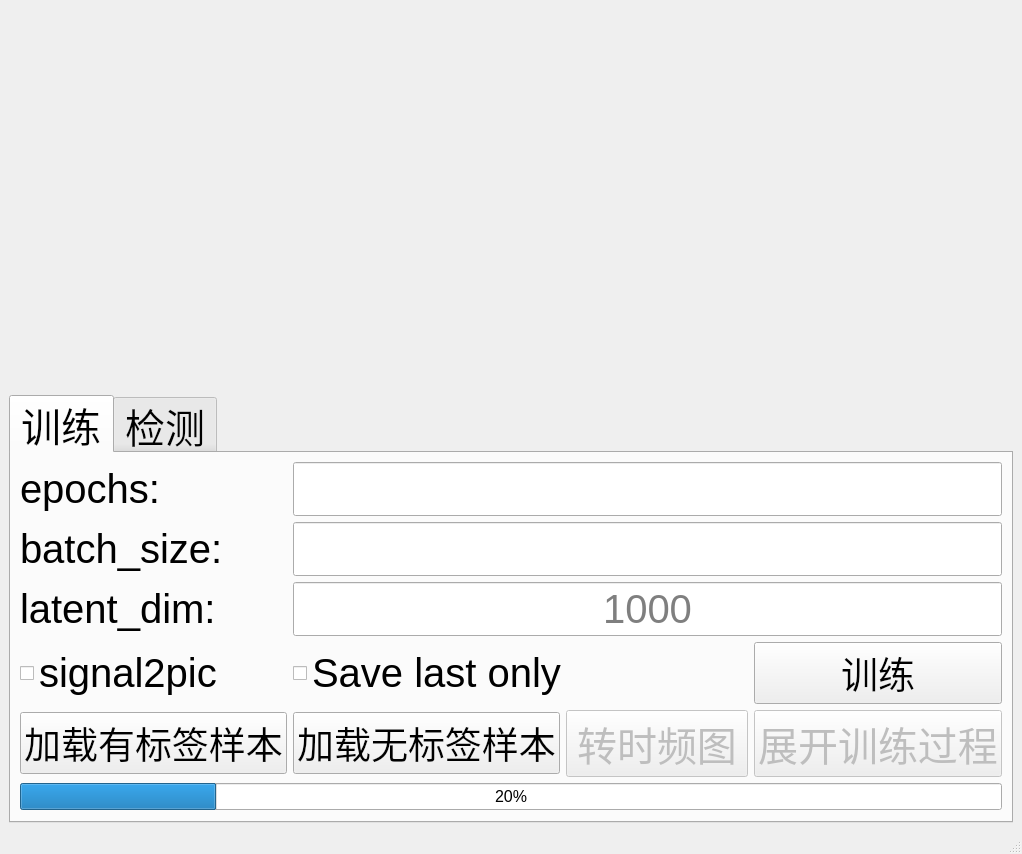
<?xml version="1.0" encoding="UTF-8"?>
<ui version="4.0">
 <class>MainWindow</class>
 <widget class="QMainWindow" name="MainWindow">
  <property name="geometry">
   <rect>
    <x>0</x>
    <y>0</y>
    <width>1022</width>
    <height>806</height>
   </rect>
  </property>
  <property name="windowTitle">
   <string>半监督学习</string>
  </property>
  <widget class="QWidget" name="centralwidget">
   <layout class="QVBoxLayout" name="verticalLayout">
    <item>
     <widget class="QWidget" name="intime_canvas" native="true">
      <property name="sizePolicy">
       <sizepolicy hsizetype="Expanding" vsizetype="Expanding">
        <horstretch>0</horstretch>
        <verstretch>0</verstretch>
       </sizepolicy>
      </property>
      <property name="minimumSize">
       <size>
        <width>980</width>
        <height>380</height>
       </size>
      </property>
      <layout class="QVBoxLayout" name="intime_layout"/>
     </widget>
    </item>
    <item>
     <widget class="QTabWidget" name="tabWidget">
      <property name="sizePolicy">
       <sizepolicy hsizetype="Expanding" vsizetype="Fixed">
        <horstretch>0</horstretch>
        <verstretch>0</verstretch>
       </sizepolicy>
      </property>
      <property name="font">
       <font>
        <pointsize>30</pointsize>
       </font>
      </property>
      <property name="currentIndex">
       <number>0</number>
      </property>
      <property name="usesScrollButtons">
       <bool>false</bool>
      </property>
      <property name="tabBarAutoHide">
       <bool>false</bool>
      </property>
      <widget class="QWidget" name="tab">
       <attribute name="title">
        <string>训练</string>
       </attribute>
       <layout class="QGridLayout" name="gridLayout">
        <item row="0" column="1" colspan="3">
         <widget class="QLineEdit" name="epochs">
          <property name="font">
           <font>
            <pointsize>30</pointsize>
           </font>
          </property>
          <property name="alignment">
           <set>Qt::AlignCenter</set>
          </property>
          <property name="placeholderText">
           <string/>
          </property>
         </widget>
        </item>
        <item row="2" column="0">
         <widget class="QLabel" name="label_6">
          <property name="font">
           <font>
            <pointsize>30</pointsize>
           </font>
          </property>
          <property name="statusTip">
           <string>Batch Size 大小</string>
          </property>
          <property name="text">
           <string>batch_size:</string>
          </property>
          <property name="alignment">
           <set>Qt::AlignLeading|Qt::AlignLeft|Qt::AlignVCenter</set>
          </property>
         </widget>
        </item>
        <item row="2" column="1" colspan="3">
         <widget class="QLineEdit" name="batch_size">
          <property name="font">
           <font>
            <pointsize>30</pointsize>
           </font>
          </property>
          <property name="alignment">
           <set>Qt::AlignCenter</set>
          </property>
          <property name="placeholderText">
           <string/>
          </property>
         </widget>
        </item>
        <item row="3" column="0">
         <widget class="QLabel" name="label_3">
          <property name="font">
           <font>
            <pointsize>30</pointsize>
           </font>
          </property>
          <property name="statusTip">
           <string>隐层结点个数， 建议500-1000</string>
          </property>
          <property name="text">
           <string>latent_dim:</string>
          </property>
          <property name="alignment">
           <set>Qt::AlignLeading|Qt::AlignLeft|Qt::AlignVCenter</set>
          </property>
         </widget>
        </item>
        <item row="3" column="1" colspan="3">
         <widget class="QLineEdit" name="latent_dim">
          <property name="font">
           <font>
            <pointsize>30</pointsize>
           </font>
          </property>
          <property name="alignment">
           <set>Qt::AlignCenter</set>
          </property>
          <property name="placeholderText">
           <string>1000</string>
          </property>
         </widget>
        </item>
        <item row="4" column="0">
         <widget class="QCheckBox" name="singal2pic">
          <property name="statusTip">
           <string>是否将一维信号转为时频图片信号，勾选才可以转时频图</string>
          </property>
          <property name="text">
           <string>signal2pic</string>
          </property>
         </widget>
        </item>
        <item row="4" column="1" colspan="2">
         <widget class="QCheckBox" name="save_last_only">
          <property name="statusTip">
           <string>是否仅保存最后一个epoch的模型</string>
          </property>
          <property name="text">
           <string>Save last only</string>
          </property>
         </widget>
        </item>
        <item row="4" column="3">
         <widget class="QPushButton" name="trai_button">
          <property name="font">
           <font>
            <pointsize>28</pointsize>
           </font>
          </property>
          <property name="statusTip">
           <string>开始训练</string>
          </property>
          <property name="text">
           <string>训练</string>
          </property>
         </widget>
        </item>
        <item row="5" column="0">
         <widget class="QPushButton" name="load_labeled">
          <property name="font">
           <font>
            <pointsize>28</pointsize>
           </font>
          </property>
          <property name="statusTip">
           <string>加载前处理所存的有标签.npy</string>
          </property>
          <property name="text">
           <string>加载有标签样本</string>
          </property>
         </widget>
        </item>
        <item row="5" column="1">
         <widget class="QPushButton" name="load_unlabeled">
          <property name="font">
           <font>
            <pointsize>28</pointsize>
           </font>
          </property>
          <property name="statusTip">
           <string>加载前处理所存的无标签.npy</string>
          </property>
          <property name="text">
           <string>加载无标签样本</string>
          </property>
         </widget>
        </item>
        <item row="5" column="2">
         <widget class="QPushButton" name="convert2pic">
          <property name="enabled">
           <bool>false</bool>
          </property>
          <property name="statusTip">
           <string>singal转为时频图</string>
          </property>
          <property name="text">
           <string>转时频图</string>
          </property>
         </widget>
        </item>
        <item row="5" column="3">
         <widget class="QPushButton" name="show_tb_btn">
          <property name="enabled">
           <bool>false</bool>
          </property>
          <property name="statusTip">
           <string>展开TensorBoard具体训练过程</string>
          </property>
          <property name="text">
           <string>展开训练过程</string>
          </property>
         </widget>
        </item>
        <item row="0" column="0">
         <widget class="QLabel" name="label">
          <property name="font">
           <font>
            <pointsize>30</pointsize>
           </font>
          </property>
          <property name="statusTip">
           <string>训练迭代轮数</string>
          </property>
          <property name="layoutDirection">
           <enum>Qt::LeftToRight</enum>
          </property>
          <property name="text">
           <string>epochs:</string>
          </property>
          <property name="alignment">
           <set>Qt::AlignLeading|Qt::AlignLeft|Qt::AlignVCenter</set>
          </property>
         </widget>
        </item>
        <item row="6" column="0" colspan="4">
         <widget class="QProgressBar" name="train_progressBar">
          <property name="font">
           <font>
            <pointsize>12</pointsize>
           </font>
          </property>
          <property name="statusTip">
           <string/>
          </property>
          <property name="value">
           <number>20</number>
          </property>
          <property name="alignment">
           <set>Qt::AlignCenter</set>
          </property>
         </widget>
        </item>
       </layout>
      </widget>
      <widget class="QWidget" name="tab_4">
       <attribute name="title">
        <string>检测</string>
       </attribute>
       <layout class="QGridLayout" name="gridLayout_2">
        <item row="9" column="3">
         <widget class="QPushButton" name="predict_b">
          <property name="sizePolicy">
           <sizepolicy hsizetype="Expanding" vsizetype="Fixed">
            <horstretch>0</horstretch>
            <verstretch>0</verstretch>
           </sizepolicy>
          </property>
          <property name="font">
           <font>
            <pointsize>30</pointsize>
           </font>
          </property>
          <property name="statusTip">
           <string>信号转时频图， 然后开始检测</string>
          </property>
          <property name="text">
           <string>检测</string>
          </property>
         </widget>
        </item>
        <item row="9" column="1">
         <widget class="QPushButton" name="model_b">
          <property name="sizePolicy">
           <sizepolicy hsizetype="Expanding" vsizetype="Fixed">
            <horstretch>0</horstretch>
            <verstretch>0</verstretch>
           </sizepolicy>
          </property>
          <property name="statusTip">
           <string>加载训练好的.h5模型</string>
          </property>
          <property name="text">
           <string>加载模型</string>
          </property>
         </widget>
        </item>
        <item row="9" column="0">
         <widget class="QPushButton" name="load_test_b">
          <property name="sizePolicy">
           <sizepolicy hsizetype="Expanding" vsizetype="Fixed">
            <horstretch>0</horstretch>
            <verstretch>0</verstretch>
           </sizepolicy>
          </property>
          <property name="font">
           <font>
            <pointsize>30</pointsize>
           </font>
          </property>
          <property name="statusTip">
           <string>加载待测试数据</string>
          </property>
          <property name="text">
           <string>加载数据</string>
          </property>
         </widget>
        </item>
        <item row="4" column="0">
         <widget class="QLabel" name="label_5">
          <property name="font">
           <font>
            <pointsize>30</pointsize>
           </font>
          </property>
          <property name="layoutDirection">
           <enum>Qt::LeftToRight</enum>
          </property>
          <property name="text">
           <string>类别:</string>
          </property>
          <property name="alignment">
           <set>Qt::AlignCenter</set>
          </property>
         </widget>
        </item>
        <item row="5" column="0">
         <widget class="QLabel" name="label_4">
          <property name="font">
           <font>
            <pointsize>30</pointsize>
           </font>
          </property>
          <property name="text">
           <string>概率：</string>
          </property>
          <property name="alignment">
           <set>Qt::AlignCenter</set>
          </property>
         </widget>
        </item>
        <item row="4" column="1" colspan="3">
         <widget class="QLineEdit" name="class_txt">
          <property name="font">
           <font>
            <pointsize>30</pointsize>
           </font>
          </property>
          <property name="alignment">
           <set>Qt::AlignCenter</set>
          </property>
          <property name="readOnly">
           <bool>true</bool>
          </property>
         </widget>
        </item>
        <item row="5" column="1" colspan="3">
         <widget class="QLineEdit" name="class_pro">
          <property name="font">
           <font>
            <pointsize>30</pointsize>
           </font>
          </property>
          <property name="alignment">
           <set>Qt::AlignCenter</set>
          </property>
          <property name="readOnly">
           <bool>true</bool>
          </property>
         </widget>
        </item>
       </layout>
      </widget>
     </widget>
    </item>
   </layout>
  </widget>
  <widget class="QStatusBar" name="statusbar"/>
 </widget>
 <tabstops>
  <tabstop>tabWidget</tabstop>
  <tabstop>epochs</tabstop>
  <tabstop>batch_size</tabstop>
  <tabstop>latent_dim</tabstop>
  <tabstop>trai_button</tabstop>
  <tabstop>show_tb_btn</tabstop>
  <tabstop>class_txt</tabstop>
  <tabstop>class_pro</tabstop>
  <tabstop>load_test_b</tabstop>
  <tabstop>model_b</tabstop>
  <tabstop>predict_b</tabstop>
 </tabstops>
 <resources/>
 <connections/>
</ui>
